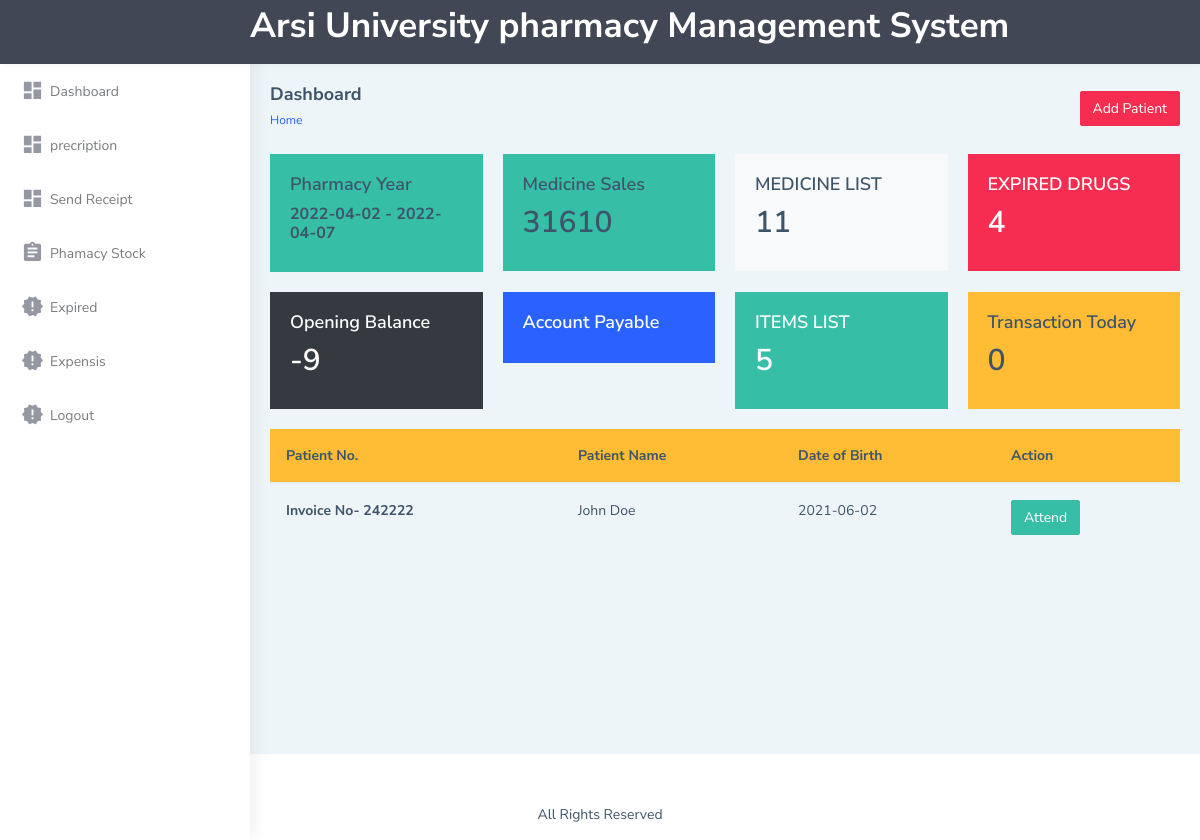
/dashboard/dashboad.php, run on the app's committed database.
### tables this page shows
CREATE TABLE `info` (
  `id` int(10) NOT NULL,
  `name` varchar(255) NOT NULL,
  `address` varchar(255) NOT NULL,
  `phone_no` varchar(255) NOT NULL,
  `email` varchar(255) NOT NULL,
  `opening_date` varchar(255) NOT NULL,
  `closing_balance` varchar(255) NOT NULL,
  `opening_balance` varchar(255) NOT NULL
);

CREATE TABLE `store` (
  `id` int(10) NOT NULL,
  `medicine_name` varchar(255) NOT NULL,
  `date_received` date NOT NULL,
  `Qty` varchar(255) NOT NULL DEFAULT '0',
  `expiry_date` date NOT NULL DEFAULT current_timestamp(),
  `amount` varchar(255) NOT NULL,
  `stock_out` varchar(255) NOT NULL DEFAULT '0',
  `bprice` varchar(255) NOT NULL DEFAULT '0',
  `price` varchar(255) NOT NULL DEFAULT '0',
  `dose` varchar(255) NOT NULL DEFAULT '0',
  `capacity` varchar(255) NOT NULL,
  `type` varchar(255) NOT NULL,
  `dosage_sold` varchar(255) NOT NULL,
  `dosage` varchar(255) NOT NULL,
  `price_dosage` varchar(255) NOT NULL DEFAULT '0',
  `app` varchar(255) NOT NULL,
  `half_dosage_price` int(11) NOT NULL,
  `confirm` varchar(10) NOT NULL DEFAULT '0'
);

CREATE TABLE `patients` (
  `id` int(10) NOT NULL,
  `patient_no` varchar(255) NOT NULL,
  `patient_name` varchar(255) NOT NULL,
  `location` varchar(255) NOT NULL,
  `dob` date NOT NULL,
  `status` varchar(12) NOT NULL DEFAULT '0',
  `patient_condation` varchar(200) NOT NULL,
  `admission_status` varchar(255) NOT NULL
);

### dashboard/dashboad.php (the view, shortened to what this page needs)
<!DOCTYPE html>
<html dir="ltr" lang="en">
<?php
require "includes/head.php";
?>
<?php
require "includes/head.php";
?>
<?php
function createRandomPassword() {
	$chars = "003232303232023232023456789";
	$i = 0;
	$pass = '' ;
	while ($i <= 7) {
		$num = rand() % 33;
		$tmp = substr($chars, $num, 1);
		$pass = $pass . $tmp;
		$i++;
	}
	return $pass;
}
$finalcode='Invoice No-  '.createRandomPassword();
?>
<body>
    <div id="main-wrapper" data-layout="vertical" data-navbarbg="skin5" data-sidebartype="full"
        data-sidebar-position="absolute" data-header-position="absolute" data-boxed-layout="full">
        <?php require "includes/header.php"?>
      <?php require_once"includes/aside.php";?>
        <div class="page-wrapper">
            <div class="page-breadcrumb">
                <div class="row align-items-center">
                    <div class="col-5">
                        <h4 class="page-title">Dashboard</h4>
                        <div class="d-flex align-items-center">
                            <nav aria-label="breadcrumb">
                                <ol class="breadcrumb">
                                    <li class="breadcrumb-item "><a href="#">Home</a></li>
                                </ol>
                            </nav>
                        </div>
                    </div>
                    <div class="col-7">
                        <div class="text-right upgrade-btn">
                            <a href="add_patients.php?id=<?php echo $finalcode ?>" class="btn btn-danger text-white">Add Patient</a>
                        </div>
                    </div>
                </div>
            </div>
            <div class="container-fluid">
                <div class="row">
                    <div class="col-sm-3">
                        <div class="card bg-success  ">
                            <div class="card-body">
                                <div class="d-md-flex align-items-center ">
                                    <div>
                                        <h4 class="card-title">Pharmacy Year</h4>
                                        <?php
                                                        $sql ="SELECT * FROM info";
                                                    $res = mysqli_query($conn,$sql);
                                                    if ($res == TRUE) {
                                                        $count = mysqli_num_rows($res);
                                                        if($count > 0){
                                                            while ($rows=mysqli_fetch_assoc($res)) {
                                                                $opening_date=$rows['opening_date'];
                                                                $closing_balance=$rows['closing_balance'];
                                                           ?>
                                            <h5> <?php echo $opening_date;?> - <?php echo $closing_balance;?></h5>
                                                                <?php
                                                            }
                                                        }
                                                    }
                                                ?>
                                    </div>
                                </div>
                                </div>
                            </div>
                        </div>
                    <div class="col-sm-3">
                        <div class="card bg-success  ">
                            <div class="card-body">
                                <div class="d-md-flex align-items-center ">
                                    <div>
                                        <h4 class="card-title">Medicine Sales</h4>
                                        <?php
										$sql ="SELECT SUM(total) as 'total' FROM sales";
								$res = mysqli_query($conn,$sql);
								$data = mysqli_fetch_array($res);
									   ?>
                                        <h2 class="card-title"><?php echo $data['total'];?></h2>
                                    </div>
                                </div>
                                </div>
                            </div>
                        </div>
                    <div class="col-sm-3">
                        <div class="card bg-light">
                            <div class="card-body">
                                <div class="d-md-flex align-items-center ">
                                    <div>
                                    <?php
                                $sql = "SELECT * FROM store";
                                $res = mysqli_query($conn, $sql);
                                $count = mysqli_num_rows($res);
                                ?>
                                        <h4 class="card-title align-items-center">MEDICINE LIST</h3>
                                        <h2 class="card-title"><?php echo $count?></h2>
                                    </div>
                                </div>
                                <?php
									$sql ="SELECT * FROM store";
								$res = mysqli_query($conn,$sql);
								if ($res == TRUE) {
									$count = mysqli_num_rows($res);
									if($count > 0){
										while ($rows=mysqli_fetch_assoc($res)) {
											$price=$rows['price'];
											$drug_expiry_date = date("Y-m-d", strtotime(date("Y-m-d")));
									   ?>
											<?php
										}
									}
								}
							?>
                                </div>
                            </div>
                        </div>
                    <div class="col-sm-3">
                        <div class="card bg-danger text-white">
                            <div class="card-body">
                                <div class="d-md-flex align-items-center">
                                    <div>
                                   <?php
                                         $sql ="SELECT * FROM store WHERE expiry_date < '$drug_expiry_date'";
                                        $res = mysqli_query($conn, $sql);
                                        $count = mysqli_num_rows($res);
                                        ?>
                                        <h4 class="card-title">EXPIRED DRUGS</h4>
                                        <h2 class="card-title"><?php echo $count?></h2>
                                    </div>
                                </div>
                                </div>
                            </div>
                        </div>
                    <div class="col-sm-3">
                        <div class="card bg-dark text-white">
                            <div class="card-body">
                                <div class="d-md-flex align-items-center">
                                    <div>
                                   <?php
                                require('includes/conn.php');
                                $sql="select * from info";
                                $res=mysqli_query($conn,$sql);
                                $count= mysqli_num_rows($res);
                                    if($count> 0){
                                        $row=mysqli_fetch_assoc($res);
                                         $opening_balance =$row['opening_balance'];
                                    }
                                        ?>
                                        <h4 class="card-title">Opening Balance</h4>
                                        <h2 class="card-title"><?php echo  $opening_balance -$price; ?></h2>
                                    </div>
                                </div>
                                </div>
                            </div>
                        </div>
                    <div class="col-sm-3">
                        <div class="card bg-info text-white">
                            <div class="card-body">
                                <div class="d-md-flex align-items-center">
                                    <div>
                                       <h4 class="card-title">Account Payable</h4>
                                    </div>
                                </div>
                                </div>
                            </div>
                        </div>
                    <div class="col-sm-3">
                        <div class="card bg-success text-white">
                            <div class="card-body">
                                <div class="d-md-flex align-items-center">
                                    <div>
                                   <?php
                                         $sql ="SELECT * FROM store_items ";
                                        $res = mysqli_query($conn, $sql);
                                        $count = mysqli_num_rows($res);
                                        ?>
                                        <h4 class="card-title">ITEMS LIST</h4>
                                        <h2 class="card-title"><?php echo $count?></h2>
                                    </div>
                                </div>
                                </div>
                            </div>
                        </div>
                        <div class="col-sm-3">
                            <div class="card sha bg-warning">
                                <div class="card-body">
                                    <div class="d-md-flex align-items-center">
                                        <div>
                                        <?php
                                        $sql = "SELECT * FROM sales WHERE sales_date = '$drug_expiry_date'";
                                        $res = mysqli_query($conn, $sql);
                                        $count = mysqli_num_rows($res);
                                        ?>
                                            <h4 class="card-title"> Transaction Today</h4>
                                            <h2 class="card-title"><?php echo $count?></h2>
                                        </div>
                                    </div>
                                    </div>
                                </div>
                            </div>
                    </div>
                    <div class="table-responsive">
                                <table class="table v-middle">
                                    <thead>
                                        <tr class="bg-warning">
                                            <th class="border-top-0">Patient No.</th>
                                            <th class="border-top-0">Patient Name</th>
                                            <th class="border-top-0">Date of Birth</th>
											<th class="border-top-0">Action</th>
                                        </tr>
                                    </thead>
                                    <?php
                                                        require "includes/conn.php";
																			if(isset($_GET['page']))
																				{
																					$page = $_GET['page'];
																				}
																				else
																				{
																					$page = 1;
																				}
																				$num_per_page = 10;
																				$start_from = ($page-1)*10;
                                                        $sql ="SELECT * FROM patients WHERE status ='0'  limit $start_from,$num_per_page ";
                                                        $res = mysqli_query($conn,$sql);
                                                        if ($res == TRUE) {
                                                            $count = mysqli_num_rows($res);
                                                            if($count > 0){
                                                                while ($rows=mysqli_fetch_assoc($res)) {
                                                                    $id=$rows['id'];
                                                                    $patient_no =$rows['patient_no'];
                                                                    $patient_name=$rows['patient_name'];
                                                                    $dob=$rows['dob'];
                                                               ?>
                                    <tbody>
                                        <tr>
                                            <th scope="row"><?php echo $patient_no; ?></th>
                                            <td><?php echo $patient_name; ?></td>
                                            <td><?php echo $dob; ?></td>
											<td><a href="prescription.php?invoice=<?php echo $patient_no;?> && id=<?php echo $id;?>" class="btn btn-success">Attend</a></td>
                                        </tr>
                                    </tbody>
                                    <?php
										}
									}else {
                                       ?>
                                      <h4 class="text-danger " align="center">No Patients are Awating ....</h4>
                                        <?php
                                    }
								}
							?>
                                </table>
                            </div>
                        </div>
                    </div>
                </div>
				<div class="col-md-6 md-3">
										<?php
									$pr_query = "select * FROM patients ";
									$pr_result = mysqli_query($conn, $pr_query);
									$total_record = mysqli_num_rows($pr_result);
									$total_page = ceil($total_record/$num_per_page);
                for($i=1;$i<$total_page;$i++)
                {
                    echo "<a href='index.php?page=".$i."' class='btn btn-success'>$i</a>";
                }
                if($i>$page)
                {
                    echo "<a href='index.php?page=".($page+1)."' class='btn btn-warning'>Next</a>";
                }
								?>
								</div>
            <footer class="footer text-center">
                All Rights Reserved
            </footer>
</body>
</html>

### data on the page
info: opening_date "2022-04-02", closing_balance "2022-04-07", $opening_balance-$price "-9"
patients: patient_no "Invoice No- 242222", patient_name "John Doe", dob "2021-06-02"

### other printed values
$data['total'] "31610"
$count "11"
$count "4"
$count "5"
$count "0"
